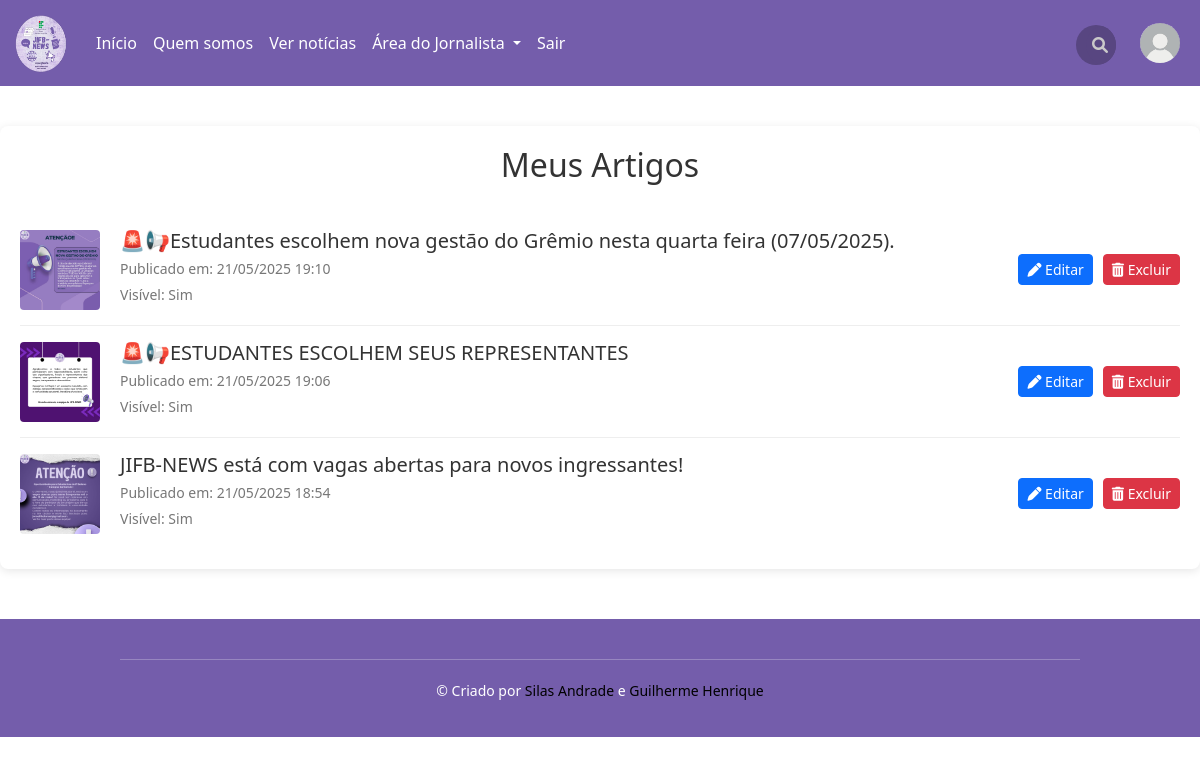
/noticias/meus-artigos/ (signed in), run on the app's committed database.
### news/models.py (models this page shows, shortened)
class Noticia(models.Model):
    autor = models.ForeignKey(User, on_delete=models.CASCADE)
    título = models.CharField(max_length=500)
    corpo = models.TextField(blank=True, null=True)
    capa_noticia = models.ImageField(upload_to="uploads/noticias/CAPAS/%Y/%m/%d")
    tags = models.CharField(max_length=255, blank=True, help_text="Separe as tags por vírgula")
    visivel = models.BooleanField(default=True)
    updated = models.DateTimeField(auto_now=True)
    created = models.DateTimeField(auto_now_add=True)

### news/views.py (the view)
# urls.py: path('meus-artigos/', views.MeusArtigos, name='meus_artigos'),
@login_required(login_url='/login')
def MeusArtigos(request):
    meus_artigos = Noticia.objects.filter(autor=request.user).order_by('-created')
    perfil = Perfil.objects.get(user=request.user) if request.user.is_authenticated else None
    context = {
        'meus_artigos': meus_artigos,
        'minha_foto_de_perfil': perfil.foto_de_perfil if perfil else None,
        'perfil': perfil,
    }
    return render(request, 'news/meus_artigos.html', context)

### templates/news/meus_artigos.html (shortened to what this page needs)
{% extends 'main.html' %}
{% load static %}
{% block extra_css %}
    <link rel="stylesheet" href="{% static 'CSS/news/style.css' %}">
{% endblock %}
{% block content %}
    <div class="meus-artigos-container">
        <h2>Meus Artigos</h2>
        {% if meus_artigos %}
            {% for artigo in meus_artigos %}
                <div class="artigo-item">
                    {% if artigo.capa_noticia %}
                        <img src="{{ artigo.capa_noticia.url }}" alt="Capa" class="artigo-item-thumb">
                    {% else %}
                        <img src="{% static 'img/placeholder_noticia.jpg' %}" alt="Placeholder" class="artigo-item-thumb">
                    {% endif %}
                    <div class="artigo-item-info">
                        <h3><a href="{% url 'noticia' artigo.id %}" style="text-decoration: none; color: #333;">{{ artigo.título }}</a></h3>
                        <p>Publicado em: {{ artigo.created|date:"d/m/Y H:i" }}</p>
                        <p>Visível: {% if artigo.visivel %}Sim{% else %}Não{% endif %}</p>
                    </div>
                    <div class="artigo-item-actions">
                        <a href="{% url 'editar_noticia' artigo.id %}" class="btn btn-sm btn-primary">
                            <i class="fas fa-pen"></i> Editar
                        </a>
                        <a href="{% url 'excluir_noticia' artigo.id %}" class="btn btn-sm btn-danger">
                            <i class="fas fa-trash-alt"></i> Excluir
                        </a>
                    </div>
                </div>
            {% endfor %}
        {% else %}
            <p style="text-align: center; color: #777;">Você ainda não postou nenhum artigo.</p>
        {% endif %}
    </div>
{% endblock %}

### templates/news/meus_artigos.html (style rules this page uses)
.meus-artigos-container { max-width: 1200px; margin: 40px auto; padding: 20px; background-color: #fff; border-radius: 8px; box-shadow: 0 2px 10px rgba(0,0,0,0.1); }
.meus-artigos-container h2 { text-align: center; color: #333; margin-bottom: 30px; }
.artigo-item { display: flex; align-items: center; border-bottom: 1px solid #eee; padding: 15px 0; gap: 20px; }
.artigo-item:last-child { border-bottom: none; }
.artigo-item-info { flex-grow: 1; }
.artigo-item-info h3 { margin-top: 0; margin-bottom: 5px; font-size: 20px; color: #555; }
.artigo-item-info p { font-size: 14px; color: #777; margin-bottom: 5px; }
.artigo-item-actions { display: flex; gap: 10px; flex-shrink: 0; }
.artigo-item-thumb { width: 80px; height: 80px; object-fit: cover; border-radius: 4px; flex-shrink: 0; }

### templates/footer.html (style rules this page uses)
body { margin: 0; padding: 0; box-sizing: border-box; }

### data on the page
Noticia: capa_noticia (picture), título "🚨📢Estudantes escolhem nova gestão do Grêmio nesta quarta feira (07/05/2025).", created "21/05/2025 19:10", visivel "Sim"
Noticia: capa_noticia (picture), título "🚨📢ESTUDANTES ESCOLHEM SEUS REPRESENTANTES", created "21/05/2025 19:06", visivel "Sim"
Noticia: capa_noticia (picture), título "JIFB-NEWS está com vagas abertas para novos ingressantes!", created "21/05/2025 18:54", visivel "Sim"
